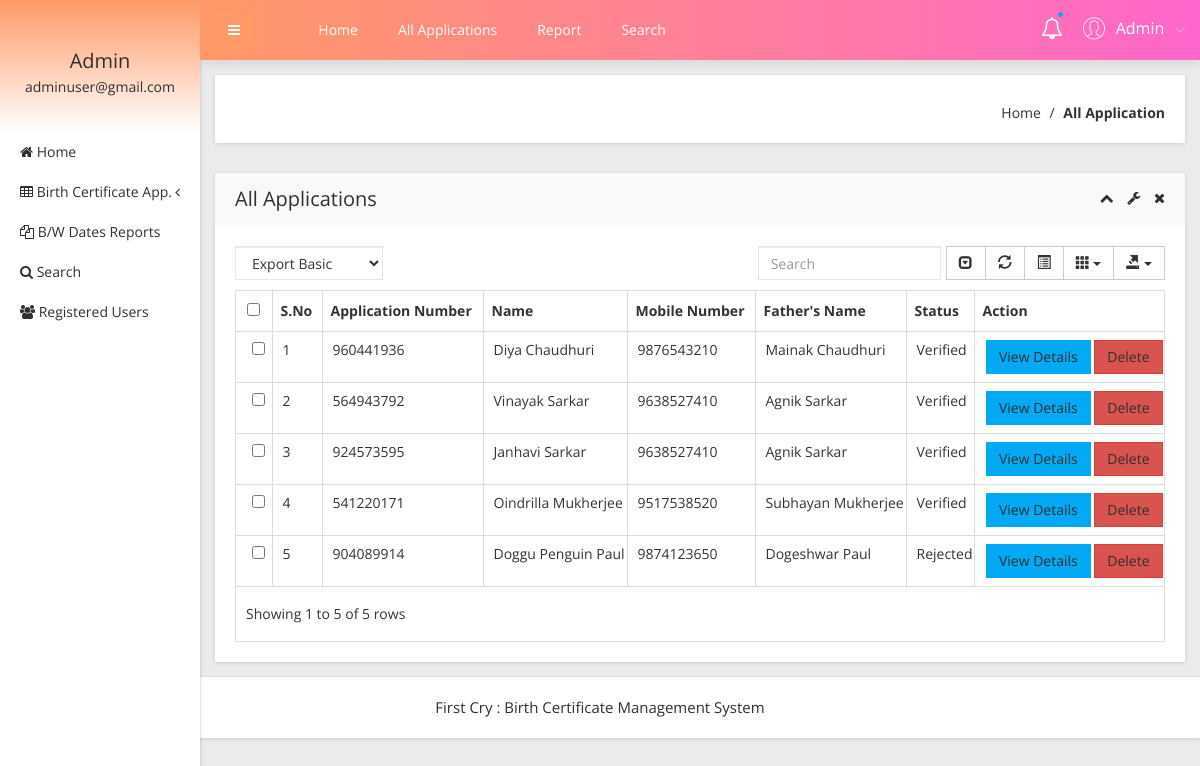
Screenshot of /admin/all-applications.php (signed in) with the database file from the repository.
### tables this page shows
CREATE TABLE `tblapplication` (
  `ID` int(10) NOT NULL,
  `UserID` int(5) NOT NULL,
  `ApplicationID` varchar(200) DEFAULT NULL,
  `DateofBirth` varchar(200) DEFAULT NULL,
  `Gender` varchar(50) DEFAULT NULL,
  `FullName` varchar(200) DEFAULT NULL,
  `PlaceofBirth` varchar(200) DEFAULT NULL,
  `NameofFather` varchar(200) DEFAULT NULL,
  `NameOfMother` varchar(120) DEFAULT NULL,
  `PermanentAdd` mediumtext DEFAULT NULL,
  `PostalAdd` mediumtext DEFAULT NULL,
  `MobileNumber` bigint(10) DEFAULT NULL,
  `Email` varchar(200) DEFAULT NULL,
  `Dateofapply` timestamp NULL DEFAULT current_timestamp(),
  `Remark` varchar(200) DEFAULT NULL,
  `Status` varchar(50) DEFAULT NULL,
  `UpdationDate` timestamp NULL DEFAULT NULL ON UPDATE current_timestamp()
);

### admin/all-applications.php (the view, shortened to what this page needs)
<?php
include('includes/dbconnection.php');
if (strlen($_SESSION['obcsaid']==0)) {
  header('location:logout.php');
  } else{
  ?>
<!doctype html>
<html class="no-js" lang="en">
<head>
    <link rel="stylesheet" href="css/bootstrap.min.css">
    <link rel="stylesheet" href="css/font-awesome.min.css">
    <link rel="stylesheet" href="css/adminpro-custon-icon.css">
    <link rel="stylesheet" href="css/meanmenu.min.css">
    <link rel="stylesheet" href="css/jquery.mCustomScrollbar.min.css">
    <link rel="stylesheet" href="css/animate.css">
    <link rel="stylesheet" href="css/data-table/bootstrap-table.css">
    <link rel="stylesheet" href="css/data-table/bootstrap-editable.css">
    <link rel="stylesheet" href="css/normalize.css">
    <link rel="stylesheet" href="css/c3.min.css">
    <link rel="stylesheet" href="style.css">
    <link rel="stylesheet" href="css/responsive.css">
</head>
<body class="materialdesign">
    <div class="wrapper-pro">
      <?php include_once('includes/sidebar.php');?>
        <?php include_once('includes/header.php');?>
            <div class="breadcome-area mg-b-30 small-dn">
                <div class="container-fluid">
                    <div class="row">
                        <div class="col-lg-12">
                            <div class="breadcome-list shadow-reset">
                                <div class="row">
                                    <div class="col-lg-12">
                                        <ul class="breadcome-menu">
                                            <li><a href="dashboard.php">Home</a> <span class="bread-slash">/</span>
                                            </li>
                                            <li><span class="bread-blod">All Application</span>
                                            </li>
                                        </ul>
                                    </div>
                                </div>
                            </div>
                        </div>
                    </div>
                </div>
            </div>
            <div class="data-table-area mg-b-15">
                <div class="container-fluid">
                    <div class="row">
                        <div class="col-lg-12">
                            <div class="sparkline13-list shadow-reset">
                                <div class="sparkline13-hd">
                                    <div class="main-sparkline13-hd">
                                        <h1>All Applications</h1>
                                        <div class="sparkline13-outline-icon">
                                            <span class="sparkline13-collapse-link"><i class="fa fa-chevron-up"></i></span>
                                            <span><i class="fa fa-wrench"></i></span>
                                            <span class="sparkline13-collapse-close"><i class="fa fa-times"></i></span>
                                        </div>
                                    </div>
                                </div>
                                <div class="sparkline13-graph">
                                    <div class="datatable-dashv1-list custom-datatable-overright">
                                        <div id="toolbar">
                                            <select class="form-control">
                                                <option value="">Export Basic</option>
                                            </select>
                                        </div>
                                        <table id="table" data-toggle="table" data-pagination="true" data-search="true" data-show-columns="true" data-show-pagination-switch="true" data-show-refresh="true" data-key-events="true" data-show-toggle="true" data-resizable="true" data-cookie="true" data-cookie-id-table="saveId" data-show-export="true" data-click-to-select="true" data-toolbar="#toolbar">
                                            <thead>
                                                <tr>
                                                    <th>S.No</th>
                                                    <th>Application Number</th>
                                                    <th>Name</th>
                                                    <th >Mobile Number</th>
                                                    <th>Father's Name</th>
                                                    <th>Status</th>
                                                    <th data-field="action">Action</th>
                                                </tr>
                                            </thead>
                                            <tbody>
                                              <?php
$sql="SELECT * from tblapplication";
$query = $dbh -> prepare($sql);
$query->execute();
$results=$query->fetchAll(PDO::FETCH_OBJ);
$cnt=1;
if($query->rowCount() > 0)
{
foreach($results as $row)
{               ?>
                                                <tr>
                                                    <td><?php echo htmlentities($cnt);?></td>
                                                    <td><?php  echo htmlentities($row->ApplicationID);?></td>
                                                    <td><?php  echo htmlentities($row->FullName);?></td>
                                                   <td><?php  echo htmlentities($row->MobileNumber);?></td>
                                                    <td><?php  echo htmlentities($row->NameofFather);?></td>
                                                  <?php if($row->Status==""){ ?>
                     <td><?php echo "Pending"; ?></td>
<?php } else { ?>                  <td><?php  echo htmlentities($row->Status);?>
                  </td>
                  <?php } ?>
                                                    <td class="datatable-ct"><a href="view-application-detail.php?viewid=<?php echo htmlentities($row->ID);?>" class="btn btn-primary">View Details</a>
<a href="all-applications.php?del=<?php echo htmlentities($row->ID);?>" onclick="return confirm('Do you really want to delete?');" class="btn btn-danger">Delete</a>
                                                    </td>
                                                </tr>
                                             <?php $cnt=$cnt+1;}} ?>
                                            </tbody>
                                        </table>
                                    </div>
                                </div>
                            </div>
                        </div>
                    </div>
                </div>
            </div>
        </div>
    </div>
  <?php include_once('includes/footer.php');?>
</body>
</html><?php }  ?>

### admin/includes/sidebar.php (shortened to what this page needs)
     <?php
include('includes/dbconnection.php');
if (strlen($_SESSION['obcsaid']==0)) {
  header('location:logout.php');
  } else{
  ?>
  <div class="left-sidebar-pro">
            <nav id="sidebar">
                <div class="sidebar-header">
                    <?php
$aid=$_SESSION['obcsaid'];
$sql="SELECT AdminName,Email from  tbladmin where ID=:aid";
$query = $dbh -> prepare($sql);
$query->bindParam(':aid',$aid,PDO::PARAM_STR);
$query->execute();
$results=$query->fetchAll(PDO::FETCH_OBJ);
$cnt=1;
if($query->rowCount() > 0)
{
foreach($results as $row)
{               ?>
                    <h3> <?php  echo $row->AdminName;?></h3>
                    <p> <?php  echo $row->Email;?></p>
                  <?php $cnt=$cnt+1;}} ?>
                </div>
                <div class="left-custom-menu-adp-wrap">
                    <ul class="nav navbar-nav left-sidebar-menu-pro">
                        <li class="nav-item">
                            <a href="dashboard.php" role="button" aria-expanded="false"><i class="fa big-icon fa-home"></i> <span class="mini-dn">Home</span> </a>
                        </li>
                        <li class="nav-item"><a href="#" data-toggle="dropdown" role="button" aria-expanded="false" class="nav-link dropdown-toggle"><i class="fa big-icon fa-table"></i> <span class="mini-dn">Birth Certificate App.</span> <span class="indicator-right-menu mini-dn"><i class="fa indicator-mn fa-angle-left"></i></span></a>
                        </li>
                        <li class="nav-item">
                            <a href="between-dates-report.php" role="button" aria-expanded="false"><i class="fa big-icon fa-files-o"></i> <span class="mini-dn">B/W Dates Reports</span> </a>
                        </li>
                        <li class="nav-item">
                            <a href="search.php" role="button" aria-expanded="false"><i class="fa fa-search"></i> <span class="mini-dn">Search</span> </a>
                        </li>
                             <li class="nav-item">
                            <a href="  registered-users.php" role="button" aria-expanded="false"><i class="fa fa-users"></i> <span class="mini-dn">Registered Users</span> </a>
                        </li>
                    </ul>
                </div>
            </nav>
        </div>
        <?php }  ?>

### admin/includes/header.php (shortened to what this page needs)
      <?php
include('includes/dbconnection.php');
if (strlen($_SESSION['obcsaid']==0)) {
  header('location:logout.php');
  } else{
  ?>
 <div class="content-inner-all">
            <div class="header-top-area">
                <div class="fixed-header-top">
                    <div class="container-fluid">
                        <div class="row">
                            <div class="col-lg-1 col-md-6 col-sm-6 col-xs-12">
                                <button type="button" id="sidebarCollapse" class="btn bar-button-pro header-drl-controller-btn btn-info navbar-btn">
                                    <i class="fa fa-bars"></i>
                                </button>
                            </div>
                            <div class="col-lg-6 col-md-1 col-sm-1 col-xs-12">
                                <div class="header-top-menu tabl-d-n">
                                    <ul class="nav navbar-nav mai-top-nav">
                                        <li class="nav-item"><a href="dashboard.php" class="nav-link">Home</a>
                                        </li>
                                        <li class="nav-item"><a href="all-applications.php" class="nav-link">All Applications</a>
                                        </li>
                                        <li class="nav-item"><a href="between-dates-report.php" class="nav-link">Report</a>
                                        </li>
                                        <li class="nav-item"><a href="search.php" class="nav-link">Search</a>
                                        </li>
                                    </ul>
                                </div>
                            </div>
                            <div class="col-lg-5 col-md-5 col-sm-6 col-xs-12">
                                <div class="header-right-info">
                                    <ul class="nav navbar-nav mai-top-nav header-right-menu">
                                        <li class="nav-item"><a href="new-birth-application.php" data-toggle="dropdown" role="button" aria-expanded="false" class="nav-link dropdown-toggle"><i class="fa fa-bell-o" aria-hidden="true"></i><span class="indicator-nt"></span></a>
                                        </li>
                                        <li class="nav-item">
                                            <a href="#" data-toggle="dropdown" role="button" aria-expanded="false" class="nav-link dropdown-toggle">
                                                <?php
$aid=$_SESSION['obcsaid'];
$sql="SELECT AdminName,Email from  tbladmin where ID=:aid";
$query = $dbh -> prepare($sql);
$query->bindParam(':aid',$aid,PDO::PARAM_STR);
$query->execute();
$results=$query->fetchAll(PDO::FETCH_OBJ);
$cnt=1;
if($query->rowCount() > 0)
{
foreach($results as $row)
{               ?>
                                                <span class="adminpro-icon adminpro-user-rounded header-riht-inf"></span>
                                                <span class="admin-name"><?php  echo $row->AdminName;?></span>
                                                <span class="author-project-icon adminpro-icon adminpro-down-arrow"></span><?php $cnt=$cnt+1;}} ?>
                                            </a>
                                        </li>
                                    </ul>
                                </div>
                            </div>
                        </div>
                    </div>
                </div>
            </div><?php }  ?>

### admin/includes/footer.php
<div class="footer-copyright-area">
    <div class="container-fluid">
        <div class="row">
            <div class="col-lg-12">
                <div class="footer-copy-right">
                    <p> First Cry : Birth Certificate Management System</p>
                </div>
            </div>
        </div>
    </div>
</div>

### rows the page displays
tblapplication: ApplicationID "960441936", FullName "Diya Chaudhuri", MobileNumber "9876543210", NameofFather "Mainak Chaudhuri", Status "Verified"
tblapplication: ApplicationID "564943792", FullName "Vinayak Sarkar", MobileNumber "9638527410", NameofFather "Agnik Sarkar", Status "Verified"
tblapplication: ApplicationID "924573595", FullName "Janhavi Sarkar", MobileNumber "9638527410", NameofFather "Agnik Sarkar", Status "Verified"
tblapplication: ApplicationID "541220171", FullName "Oindrilla Mukherjee", MobileNumber "9517538520", NameofFather "Subhayan Mukherjee", Status "Verified"
tblapplication: ApplicationID "904089914", FullName "Doggu Penguin Paul", MobileNumber "9874123650", NameofFather "Dogeshwar Paul", Status "Rejected"

### other values shown
$row->AdminName "Admin"
$row->Email "adminuser@gmail.com"
